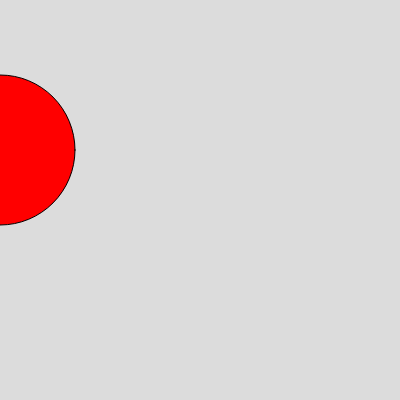
Frame 1 (no input)
Frame 60 (no input): identical to frame 1, image omitted
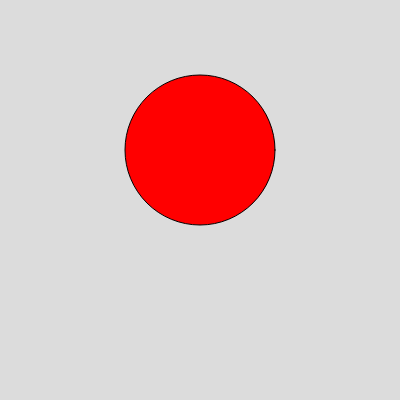
Frame 120 (the mouse pressed at the canvas centre since frame 60)

The p5.js sketch that drew these frames (run headless with seeded random() and noise() and a simulated clock; from frame 60 on, the mouse is pressed at the canvas centre):

// p5.js sketch
// ── sketch.js
function setup() {
  createCanvas(400, 400);
}

let x = 0

function draw() {
  background(220);
  fill("red")
  x = mouseX
  circle(x,150,150)
}
